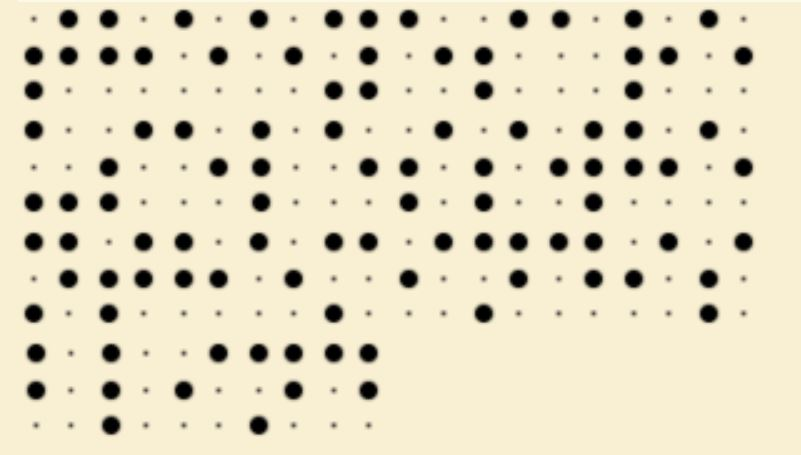
%> input picture Dots.jpg, 801 x 455 px
$ octave hardthresholding.m   (GNU Octave 9; MATLAB toolbox functions it lacks are replaced by stand-ins)
%> lines starting %> are read from the running program, lines starting %| are printed output that depends on the picture; in (x1, y1, x2, y2) boxes, pixels count from 0 and x2, y2 are one past the last pixel; in counts of white or black regions, pixels touching at a corner belong together; the program's own positions count from 1
%hard thresholding
close all;
clear all;
clc;
[file,path]=uigetfile('*.*','select image');
%> the answer given: Dots.jpg
t=input('enter threshold level:');
%> the answer given: 100
I=imread(fullfile(path,file));
%> I is the input picture: size 455x801x3 uint8; mean R, G, B 229.6, 221.2, 194.6
ig=rgb2gray(I);
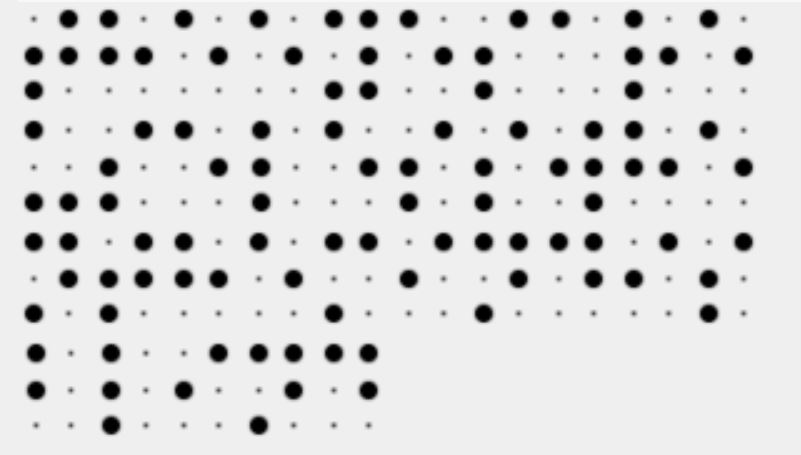
%> ig: size 455x801 uint8; min 0, max 251, mean 220.4
ir=imresize(ig,[300 300]);
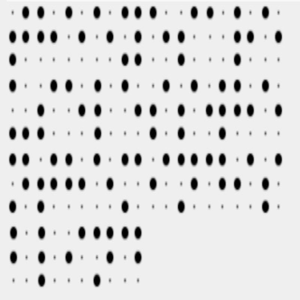
%> ir: size 300x300 uint8; min 0, max 249, mean 220.4
[m n]=size(ir);
%> m = 300; n = 300
for i=1:m
    for j=1:n
        if ir(i,j)<=t
           it(i,j)=0;
        else
           it(i,j)=1;
        end
    end
end
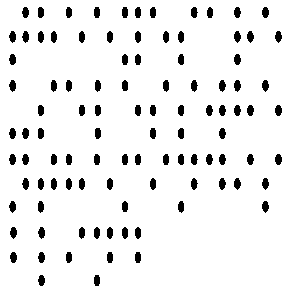
%> it: size 300x300 double; values 0 (black) and 1 (white), 93.5% white; 100 black regions, largest, box (x1, y1, x2, y2) and area: (234, 80, 241, 92) 62, (219, 178, 226, 190) 62, (262, 7, 269, 18) 61
subplot(1,2,1);imshow(ir);title("Oringinal image");
subplot(1,2,2);imshow(it);title("Threshold image");
